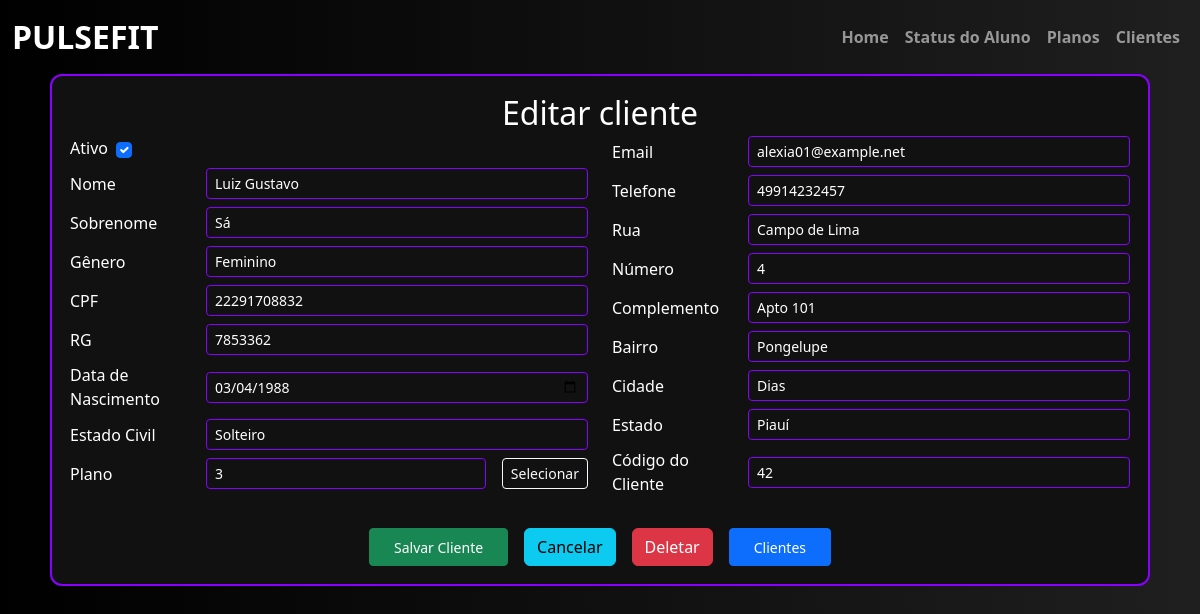
/editar-cliente/42, run on an earlier commit of the app's database.
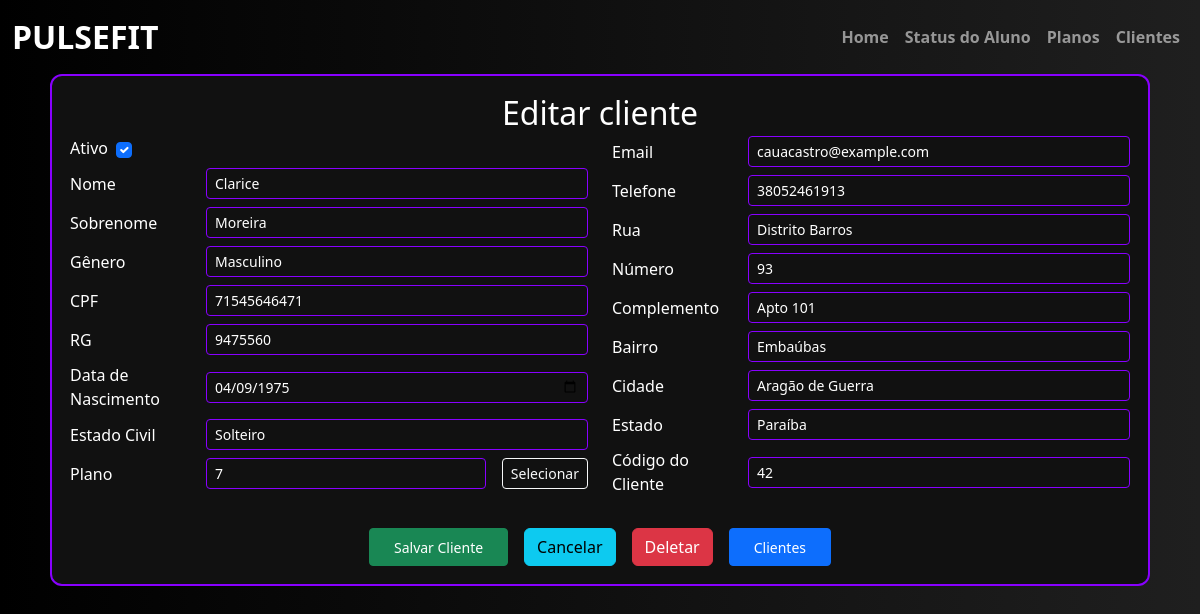
And on a later commit of the database.
### academia/models.py (models this page shows)
class Cliente(db.Model):
    __tablename__ = "cliente"
    id = db.Column(db.Integer, primary_key=True)
    ativo = db.Column(db.Boolean, default=True, nullable=False)
    dtcadastro = db.Column(db.DateTime, default=datetime.utcnow, nullable=False)
    nome = db.Column(db.String(20), nullable=False)
    sobrenome = db.Column(db.String(50), nullable=False)
    genero = db.Column(db.String(1), nullable=False)
    cpf = db.Column(db.BigInteger, nullable=False, unique=True)
    rg = db.Column(db.BigInteger, nullable=False, unique=True)
    dt_nascimento = db.Column(db.DateTime, nullable=False)
    estado_civil = db.Column(db.String(20), nullable=False)
    email = db.Column(db.String(100), nullable=False, unique=True)
    telefone = db.Column(db.BigInteger, nullable=False)
    rua = db.Column(db.String(100), nullable=False)
    numero = db.Column(db.Integer)
    complemento = db.Column(db.String(100))
    bairro = db.Column(db.String(50), nullable=False)
    cidade = db.Column(db.String(50), nullable=False)
    estado = db.Column(db.String(50), nullable=False)
    plano = db.Column(db.Integer, db.ForeignKey("plano.id",   name="fk_cliente_plano"))

### academia/routes.py (the view, shortened to what this page needs)
@app.route("/editar-cliente/<int:cliente_id>", methods=['GET', 'POST'])
def editar_cliente(cliente_id):
    cliente = Cliente.query.get_or_404(cliente_id)
    form_cliente = CadastroCliente(obj=cliente)
    with db.session.no_autoflush:
       planos = Plano.query.filter_by(ativo=True).all()
       clientes = Cliente.query.all()
    return render_template("cadastro_cliente.html", form_cliente=form_cliente, planos=planos, clientes=clientes, cliente_atual=cliente)

### academia/templates/cadastro_cliente.html (shortened to what this page needs)
{% extends 'base.html' %}
{% block conteudo %}
<body style="background: linear-gradient(to right, #000000, #1f1f1f); font-family: 'Segoe UI', sans-serif; color: white;">
    <div class="container-fluid d-flex justify-content-center align-items-center">
        <form method="POST" class="form-register w-100"
              style="max-width: 1100px; border: 2px solid #8800ff; border-radius: 12px; background-color: #111; padding: 18px;">
            <div class="row">
                <div class="col text-center">
                    {% if cliente_atual %}
                        <h1 class="text-white mb-1" style="font-size: 2rem;">Editar cliente</h1>
                    {% else %}
                        <h1 class="text-white mb-1" style="font-size: 2rem;">Cadastro de cliente</h1>
                    {% endif %}
                </div>
            </div>
            <div class="row">
                <div class="col-lg-6 col-md-12">
                    <div class="mb-2 d-flex align-items-center gap-2">
                        {{ form_cliente.ativo.label(class="form-label text-white mb-0") }}
                        {{ form_cliente.ativo(class="form-check-input") }}
                    </div>
                    {% for field in [form_cliente.nome, form_cliente.sobrenome, form_cliente.genero, form_cliente.cpf, form_cliente.rg, form_cliente.dt_nascimento, form_cliente.estado_civil] %}
                    <div class="mb-2 d-flex align-items-center gap-3">
                        {{ field.label(class="form-label text-white mb-0", style="min-width: 120px;") }}
                        {{ field(class="form-control form-control-sm text-white", style="flex-grow: 1; background-color: #111; border: 1px solid #8800ff;") }}
                    </div>
                    {% endfor %}
                    <div class="mb-2 d-flex align-items-center gap-3">
                        {{ form_cliente.plano.label(class="form-label text-white mb-0", style="min-width: 120px;") }}
                        {{ form_cliente.plano(class="form-control form-control-sm text-white", style="flex-grow: 1; background-color: #111; border: 1px solid #8800ff;", readonly=True) }}
                        <button type="button" name="selecionar_plano" data-bs-toggle="modal" data-bs-target="#ModalPlanos"  class="btn btn-outline-light btn-sm">Selecionar</button>
                    </div>
                </div>
                <div class="col-lg-6 col-md-12">
                    {% for field in [form_cliente.email, form_cliente.telefone, form_cliente.rua, form_cliente.numero, form_cliente.complemento, form_cliente.bairro, form_cliente.cidade, form_cliente.estado] %}
                    <div class="mb-2 d-flex align-items-center gap-3">
                        {{ field.label(class="form-label text-white mb-0", style="min-width: 120px;") }}
                        {{ field(class="form-control form-control-sm text-white", style="flex-grow: 1; background-color: #111; border: 1px solid #8800ff;") }}
                    </div>
                    {% endfor %}
                    <div class="mb-2 d-flex align-items-center gap-3">
                        {{ form_cliente.id.label(class="form-label text-white mb-0", style="min-width: 120px;") }}
                        {{ form_cliente.id(class="form-control form-control-sm text-white", style="flex-grow: 1; background-color: #111; border: 1px solid #8800ff;", readonly=True) }}
                    </div>
                </div>
            </div>
            <div class="row mt-4">
                <div class="col text-center">
                    <div class="d-flex justify-content-center gap-3">
                        {{ form_cliente.submit(class="btn btn-success btn-sm px-4") }}
                        <a type="button" href="{{ url_for('page_registro_cliente') }}" class="btn btn-info">Cancelar</a>
                        {% if cliente_atual %}
                            <button class="btn btn-danger" name="deletar_plano">Deletar</button>
                        {% endif %}
                        <button type="button" nome="selecionar_cliente" data-bs-toggle="modal" data-bs-target="#ModalCliente" class="btn btn-primary btn-sm px-4">Clientes</button>
                    </div>
                </div>
            </div>
        </form>
    </div>
</body>
{% endblock %}

### academia/templates/base.html (shortened to what this page needs)
<!DOCTYPE html>
<html lang="en">
<head>
    <link href="https://cdn.jsdelivr.net/npm/bootstrap@5.3.3/dist/css/bootstrap.min.css" rel="stylesheet">
    <link href="https://cdnjs.cloudflare.com/ajax/libs/font-awesome/6.0.0-beta3/css/all.min.css" rel="stylesheet">
</head>
<body>
    <nav class="navbar navbar-expand-lg navbar-dark bg-transparent">
        <div class="container-fluid">
          <a class="navbar-brand fw-bold fs-2" href="{{ url_for('page_home') }}">PULSEFIT</a>
          <div class="collapse navbar-collapse" id="navbarNavAltMarkup">
            <div class="navbar-nav ms-auto">
                <a class="nav-link fw-bold" href="{{ url_for('page_home') }}">Home</a>
                <a class="nav-link fw-bold" href="{{ url_for('page_status_aluno') }}">Status do Aluno</a>
                <a class="nav-link fw-bold" href="{{ url_for('page_registrar_plano') }}">Planos</a>
                <a class="nav-link fw-bold" href="{{ url_for('page_registro_cliente')}}">Clientes</a>
            </div>
          </div>
        </div>
      </nav>
     {% block conteudo %}
     {% endblock %}
</body>
</html>

### academia/templates/base.html (style rules this page uses)
.navbar { z-index: 10; }

What changed in the data, as far as the page shows it:
changed Cliente "Solteiro": nome "Luiz Gustavo" → "Clarice"; sobrenome "Sá" → "Moreira"; genero "Feminino" → "Masculino"; cpf "22291708832" → "71545646471"; rg "7853362" → "9475560"; dt_nascimento "03/04/1988" → "04/09/1975"; email "alexia01@example.net" → "cauacastro@example.com"; telefone "49914232457" → "38052461913"; rua "Campo de Lima" → "Distrito Barros"; numero "4" → "93"; bairro "Pongelupe" → "Embaúbas"; cidade "Dias" → "Aragão de Guerra"; estado "Piauí" → "Paraíba"
Also different on the page:
form field plano: "3" → "7"
